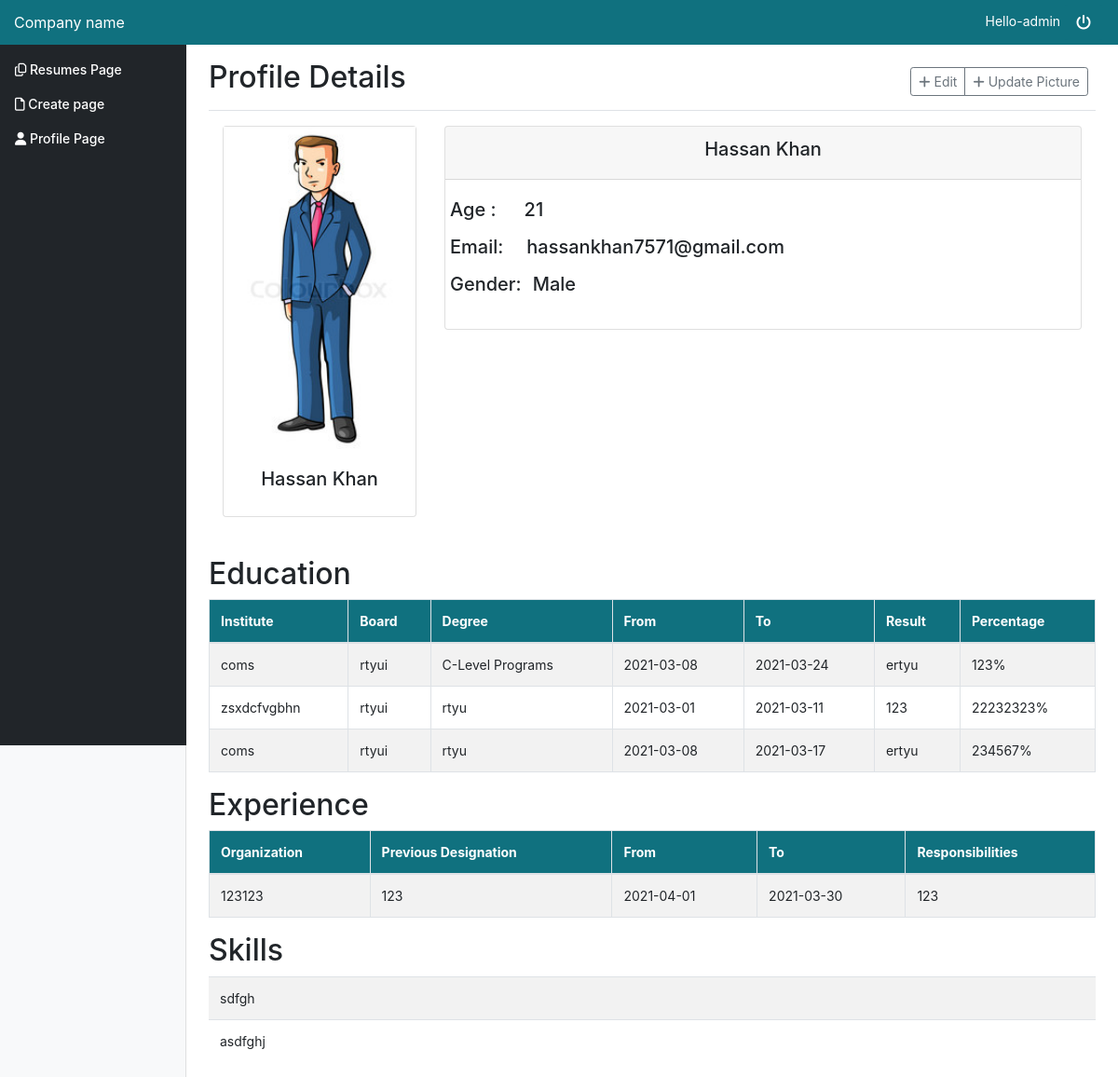
The app's page / (signed in) with its own data.
### dashboard/models.py (models this page shows, shortened)
class Profile(models.Model):
    boolChoice = (
        ("Male", "Male"), ("Female", "Female"))
    name = models.CharField(max_length=50)
    fname = models.TextField(max_length=50)
    age = models.IntegerField()
    gender = models.CharField(max_length=10, choices=boolChoice)
    profile_pic = models.ImageField(default='place.png')
    email = models.TextField(max_length=20, default=None)
    contactno1 = models.IntegerField(default=None)
    contactno2 = models.IntegerField(blank=True, null=True)
    linkedin = models.TextField(max_length=50, default=None)
    address = models.TextField(max_length=100, default=None)
    education = models.ManyToManyField(ProfileEducation, default=None)
    experience = models.ManyToManyField(ProfileExperience, default=None)
    skills = models.ManyToManyField(ProfileSkills, default=None)
    user = models.ManyToManyField(User, blank=True)

class ProfileEducation(models.Model):
    institute = models.TextField(max_length=50)
    board = models.TextField(max_length=50)
    degree = models.TextField(max_length=50)
    startingdate = models.TextField(max_length=20)
    endingdate = models.TextField(max_length=20)
    result = models.TextField(max_length=10)
    percentage = models.IntegerField(default=None)

class ProfileExperience(models.Model):
    organization = models.TextField(max_length=20)
    previousDesignation = models.TextField(max_length=20)
    startingDate = models.TextField(max_length=20)
    endingDate = models.TextField(max_length=20)
    responsibilities = models.TextField(max_length=100)

class ProfileSkills(models.Model):
    skills = models.TextField(max_length=20)

### dashboard/views.py (the view)
# urls.py: path('', dashview.dashboard_view),
@login_required(login_url='/accounts/login')
def dashboard_view(request):
    return newProfile(request)

### dashboard/views.py (called while the page is built)
def newProfile(request):
    id = request.user.id
    if request.method == 'POST':
        form = forms.addProfilepic(request.POST, request.FILES)
        if form.is_valid():
            obj = Profile.objects.filter(user=request.user).first()
            r = form.save()
            print("---------- 1st")
            print("----------")
            obj.save()
            return newProfile(request)
    else:
        form = forms.addProfilepic()
    detail = Profile.objects.filter(user=request.user).first()
    return render(request, 'dashboard/profile_view.html', {'id': id, 'form': form, 'detail': detail})

### dashboard/templates/dashboard/profile_view.html (shortened to what this page needs)
{% extends 'basetemplate.html' %}
{% load static %}
{% block content %}
    <main role="main" class="col-md-9 ml-sm-auto col-lg-10 pt-3 px-4">
        <div class="d-flex justify-content-between flex-wrap flex-md-nowrap align-items-center pb-2 mb-3 border-bottom">
            <h1 class="h2">Profile Details</h1>
            <div class="btn-toolbar mb-2 mb-md-0">
                <div class="btn-group mr-2">
                    <a href="{% url 'dashboard:updateinfo'  %}" class="btn btn-sm btn-outline-secondary"><i class="fas fa-plus"></i> Edit</a>
                    <button type="button" class="btn btn-sm btn-outline-secondary" data-toggle="modal" data-target="#exampleModal" ><i class="fas fa-plus"></i> Update Picture</button>
                </div>
            </div>
        </div>
        <div class="container-fluid " style=" text-align: center">
            <div class="row">
                <div class="col-sm-3 col-md-3 col-lg-3 ">
                    <div class="card" >
                        <img  style="width: auto; height: auto " src="{{detail.profile_pic.url}}">
                        <div class="card-body">
                            <h5  name="fname">{{ detail.name }} {{ detail.fname }}</h5>
                        </div>
                    </div>
                </div>
                <div class="col-sm col-md" >
                    <div class="card">
                        <div class="card-header">
                            <h5  name="fname"> {{ detail.name }} {{ detail.fname }}</h5>
                        </div>
                        <div class="card-body">
                            <div class="row">
                                <div class="col3"><h5><label>Age : </label></h5></div>
                                <div class="col4" style="margin-left: 30px"><h5>{{ detail.age }}</h5></div>
                            </div>
                            <div class="row">
                                <div class="col3"><h5><label>Email: </label></h5></div>
                                <div class="col3" style="margin-left: 25px"><h5>{{ detail.email }}</h5></div>
                            </div>
                            <div class="row">
                                <div class="col3"><h5><label>Gender: </label></h5></div>
                                <div class="col3" style="margin-left: 12px"><h5>{{ detail.gender }}</h5></div>
                            </div>
                        </div>
                    </div>
                </div>
            </div>
        </div>
        <div>
            <br>
            <br>
            <H2>Education</H2>
            <div class="table-responsive-lg" >
                <table class="table table-bordered table-striped">
                    <thead style="background-color: #10717F; color: white">
                    <tr>
                        <th>Institute</th>
                        <th>Board</th>
                        <th>Degree</th>
                        <th>From</th>
                        <th>To</th>
                        <th>Result</th>
                        <th>Percentage</th>
                    </tr>
                    </thead>
                    <tbody>
                    {% for edu in detail.education.all %}
                        <tr>
                            <td>{{ edu.institute }}</td>
                            <td>{{ edu.board }}</td>
                            <td>{{ edu.degree }}</td>
                            <td>{{ edu.startingdate }}</td>
                            <td>{{ edu.endingdate }}</td>
                            <td>{{ edu.result }}</td>
                            <td>{{ edu.percentage }}%</td>
                        </tr>
                    {% endfor %}
                    </tbody>
                </table>
            </div>
            <H2>Experience</H2>
            <div class="table-responsive-lg">
                <table class="table table-bordered table-striped">
                    <thead style="background-color: #10717F; color: white">
                    <tr>
                        <th>Organization</th>
                        <th>Previous Designation</th>
                        <th>From</th>
                        <th>To</th>
                        <th>Responsibilities</th>
                    </tr>
                    </thead>
                    <tbody>
                    {% for exp in detail.experience.all %}
                        <tr>
                            <td>{{ exp.organization }}</td>
                            <td>{{ exp.previousDesignation }}</td>
                            <td>{{ exp.startingDate }}</td>
                            <td>{{ exp.endingDate }}</td>
                            <td>{{ exp.responsibilities }}</td>
                        </tr>
                    {% endfor %}
                    </tbody>
                </table>
            </div>
            <h2>Skills</h2>
            <div class="table-responsive-lg">
                <table class="table table-striped table-striped">
                    <tbody>
                    {% for skl in detail.skills.all %}
                        <tr>
                        <td>{{ skl.skills }}</td>
                    {% endfor %}
                    </tbody>
                </table>
            </div>
        </div>
    </main>
    </div>
    </div>
{% endblock %}

### templates/basetemplate.html (shortened to what this page needs)
{% load static %}
<!doctype html>
<html lang="en">
<head>
    <link href="{% static 'bootstrap.css' %}" rel="stylesheet">
    <link href="{% static 'dashboard.css' %}" rel="stylesheet">
    <link rel="stylesheet" href="https://ajax.googleapis.com/ajax/libs/jqueryui/1.12.1/themes/smoothness/jquery-ui.css">
</head>
<body>
<nav class="navbar navbar-dark sticky-top flex-md-nowrap p-0" style="background-color: #10717F" >
    <a class="navbar-brand col-sm-3 col-md-2 mr-0" href="">Company name</a>
    <ul class="navbar-nav px-3">
        <li class="nav-item text-nowrap">
            <form class="logout-link" action="{% url 'accounts:logout' %}" method="post">
                <span class="hello-msg" style="color: white"> Hello-{{ request.user }}</span>
                <button class="btn" style="background-color: #10717F" type="submit" > <i style="color: white;" class="fas fa-power-off"></i></button>
            </form>
        </li>
    </ul>
</nav>
<div class="container-fluid">
    <div class="row">
        <nav class="col-md-2 d-none d-md-block bg-light sidebar">
            <div class="sidebar-sticky">
                <ul class="nav flex-column">
                                        <li class="nav-item">
                        <a class="nav-link " href="{% url 'pages:createpage' %}">
                            <span ><i class="far fa-copy"></i></span> Resumes Page <span class="sr-only">(current)</span>
                        </a>
                    </li>
                    <li class="nav-item">
                        <a class="nav-link " href="{% url 'dashboard:selectcv' %}">
                            <span ><i class="far fa-file"></i></span> Create page <span class="sr-only">(current)</span>
                        </a>
                    </li>
                    <li class="nav-item">
                        <a class="nav-link " href="{% url 'dashboard:profile_form'  %}">
                            <span ><i class="fas fa-user"></i></span> Profile Page <span class="sr-only">(current)</span>
                        </a>
                    </li>
                </ul>
            </div>
        </nav>
        {% block content %}
        {% endblock %}
</body>
</html>

### assets/dashboard.css (style rules this page uses)
body { font-size: .875rem; }
.sidebar { position: fixed; top: 0; bottom: 0; left: 0; z-index: 100; padding: 0; box-shadow: inset -1px 0 0 rgba(0, 0, 0, .1); }
.sidebar-sticky { position: -webkit-sticky; position: sticky; top: 48px; height: calc(100vh - 48px); padding-top: .5rem; overflow-x: hidden; overflow-y: auto; background-color: #212529; }
.sidebar .nav-link { font-weight: 500; color: white; }
.navbar-brand { padding-top: .75rem; padding-bottom: .75rem; font-size: 1rem; }
.border-bottom { border-bottom: 1px solid #e5e5e5; }

### records on screen
Profile: profile_pic (picture), name "Hassan", fname "Khan", age "21", email "hassankhan7571@gmail.com", gender "Male"
ProfileEducation: institute "coms", board "rtyui", degree "C-Level Programs", startingdate "2021-03-08", endingdate "2021-03-24", result "ertyu", percentage "123"
ProfileEducation: institute "zsxdcfvgbhn", board "rtyui", degree "rtyu", startingdate "2021-03-01", endingdate "2021-03-11", result "123", percentage "22232323"
ProfileEducation: institute "coms", board "rtyui", degree "rtyu", startingdate "2021-03-08", endingdate "2021-03-17", result "ertyu", percentage "234567"
ProfileExperience: organization "123123", previousDesignation "123", startingDate "2021-04-01", endingDate "2021-03-30", responsibilities "123"
ProfileSkills: skills "sdfgh"
ProfileSkills: skills "asdfghj"

### other values on screen
{{ request.user }} "admin"
